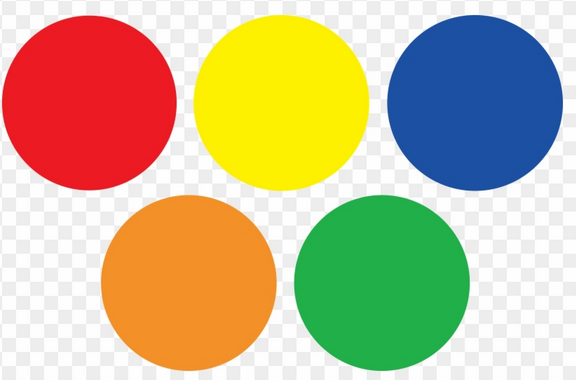
#> input picture Image processing/color.png, 576 x 380 px
$ python Color_Detection.py
#> lines starting #> are read from the running program, lines starting #| are printed output that depends on the picture; after the words box and inside, x2 and y2 are one past the last pixel; in counts of white or black regions, pixels touching at a corner belong together
#color detection
#program to detect green color from image
#import the modules cv2 for image and numpy for image array
import cv2
import numpy as np
#read the image and convert it  into HSV using cvtColor()
img = cv2.imread("color.png")
#> img is the input picture: shape (380, 576, 3); mean B, G, R 143.9, 183.3, 197
hsv_img = cv2.cvtColor(img, cv2.COLOR_BGR2HSV)
#> hsv_img: shape (380, 576, 3); mean H, S, V 49.4, 123.2, 227.7
# create a NumPy array for the lowere green values and upper green values
lower_green = np.array([34, 177, 76])
upper_green = np.array([255, 255, 255])
#inRange method to check the image array elements lie between array values of
#upper and lower boundaries
#detect green color
masking = cv2.inRange(hsv_img, lower_green, upper_green)
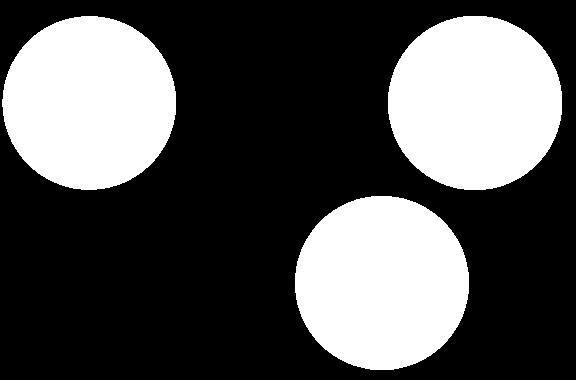
#> masking: shape (380, 576); 32.7% white; 3 white regions, box (x1, y1, x2, y2) and area: (388, 16, 562, 190) 23942, (295, 196, 469, 370) 23900, (2, 16, 176, 190) 23750
#display image
cv2.imshow("original Image", img)
cv2.imshow("Green color detection", masking)
cv2.waitKey(0)
